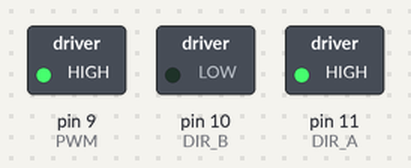
A sketch run on a simulated Arduino Uno, built with avr-gcc and run on an emulated ATmega328P. Shown: switched loads named in the sketch (green lamp = pin HIGH).

Above: at 0.5 s.
At 2.5 s:
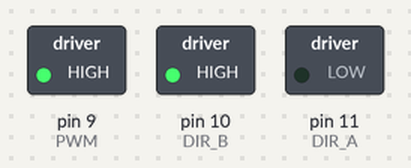
At 3.5 s:
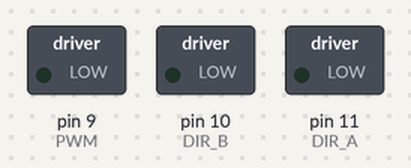
Timing chart, 0 to 5.2 s (numbered marks = the images above):
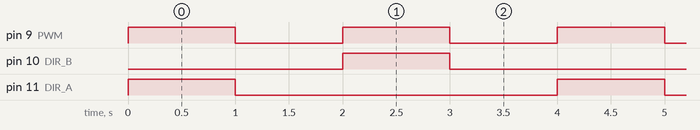

Measured:
- by itself, pin 9 (PWM): alternates HIGH for 1.0 s and LOW for 1.0 s
- by itself, pin 10 (DIR_B), pin 11 (DIR_A): alternates HIGH for 1.0 s and LOW for 3.0 s
- by itself, everything shown: repeats every 4.0 s, in 4 steps

The sketch:

project1.ino
```cpp
//define the two direction logic pins and the speed / PWM pin
const int DIR_A = 11;
const int DIR_B = 10;
const int PWM = 9;

void setup()
{
//set all pins as output
pinMode(DIR_A, OUTPUT);
pinMode(DIR_B, OUTPUT);
pinMode(PWM, OUTPUT);
}

void loop()
{
 //drive forward at full speed by pulling DIR_A High
 //and DIR_B low, while writing a full 255 to PWM to
 //control speed
 digitalWrite(DIR_A, HIGH);
 digitalWrite(DIR_B, LOW);
 analogWrite(PWM, 255);

 //wait 1 second
 delay(1000);

 //Brake the motor by pulling both direction pins to
 //the same state (in this case LOW). PWM doesn't matter
 //in a brake situation, but set as 0.
 digitalWrite(DIR_A, LOW);
 digitalWrite(DIR_B, LOW);
 analogWrite(PWM, 0);

 //wait 1 second
 delay(1000);

 //change direction to reverse by flipping the states
 //of the direction pins from their forward state
 digitalWrite(DIR_A, LOW);
 digitalWrite(DIR_B, HIGH);
 analogWrite(PWM, 255);

 //wait 1 second
 delay(1000);

 //Brake again
 digitalWrite(DIR_A, LOW);
 digitalWrite(DIR_B, LOW);
 analogWrite(PWM, 0);

 //wait 1 second
 delay(1000);
 }
```
